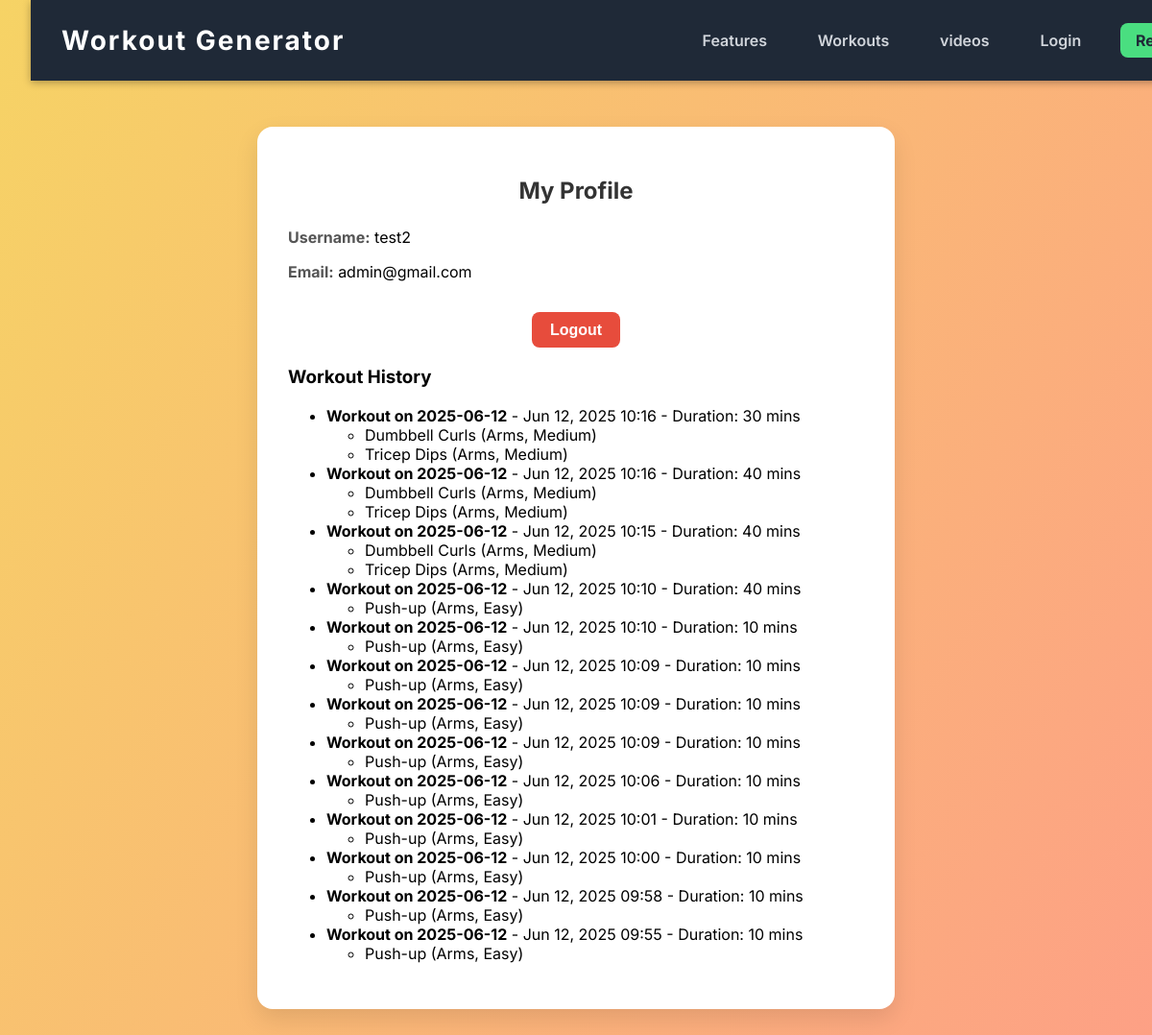
The page /users/profile-page/ (signed in) on the database its author committed.
### users/models.py (models this page shows, shortened)
class User(AbstractUser):
    email = models.EmailField(unique=True)
    USERNAME_FIELD = 'email'
    REQUIRED_FIELDS = ['username']

### workout/models.py (models this page shows, shortened)
class WorkoutPlan(models.Model):
    user = models.ForeignKey(settings.AUTH_USER_MODEL, on_delete=models.CASCADE)
    exercises = models.ManyToManyField('Exercise')
    duration = models.IntegerField(help_text="Total workout duration in minutes")
    difficulty = models.CharField(max_length=10, choices=[('easy', 'Easy'), ('medium', 'Medium'), ('hard', 'Hard')])
    category = models.CharField(max_length=20, choices=CATEGORIES)
    date_created = models.DateTimeField(auto_now_add=True)
    ordering = ['date_created']
    def __str__(self):
        if self.date_created:
            return f"Workout on {self.date_created.date()}"
        else:
            return "Workout (not saved yet)"

class Exercise(models.Model):
    name = models.CharField(max_length=100)
    category = models.CharField(max_length=20, choices=CATEGORIES)
    difficulty = models.CharField(max_length=10, choices=DIFFICULTY_LEVELS)
    duration = models.IntegerField(help_text="Duration in seconds (e.g., 30)")
    description = models.TextField()
    image = models.ImageField(upload_to='exercise_images/', blank=True, null=True)

### users/views.py (the view)
# urls.py: path('profile-page/', ProfilePageView.as_view(), name='profile'),
class ProfilePageView(LoginRequiredMixin, View):
    login_url = 'login'
    def get(self, request):
        serializer = ProfileSerializer(request.user)
        workouts = WorkoutPlan.objects.filter(user=request.user).order_by('-date_created')
        context = {
            'user': serializer.data,
            'workouts': workouts,  # pass queryset directly to template
        }
        return render(request, 'profile.html', context)

### templates/profile.html (shortened to what this page needs)
{% load static %}
<!DOCTYPE html>
<html lang="en">
<head>
</head>
<body>
  <header class="header">
    <div class="container">
      <div class="logo"><a href="{% url 'home' %}">Workout Generator</a></div>
      <nav class="nav">
        <ul>
          <li><a href="{% url 'home' %}#features">Features</a></li>
          <li><a href="{% url 'generate-form' %}">Workouts</a></li>
          <li><a href="{% url 'videos' %}">videos</a></li>
          {% if user.is_authenticated %}
            <li><a href="{% url 'profile' %}">Profile</a></li>
            <li>
              <form method="post" action="{% url 'logout' %}">
                {% csrf_token %}
                <button type="submit">Logout</button>
              </form>
            </li>
          {% else %}
            <li><a href="{% url 'login' %}">Login</a></li>
            <li><a href="{% url 'register' %}" class="btn-nav">Register</a></li>
          {% endif %}
        </ul>
      </nav>
    </div>
  </header>
  <div class="container1">
    <h2>My Profile</h2>
    <div class="profile-item">
      <span class="profile-label">Username:</span>
      <span>{{ user.username }}</span>
    </div>
    <div class="profile-item">
      <span class="profile-label">Email:</span>
      <span>{{ user.email }}</span>
    </div>
    <div class="logout">
      <form method="post" action="{% url 'logout' %}">
        <button type="submit">Logout</button>
      </form>
    </div>
    <h3>Workout History</h3>
{% if workouts %}
  <ul>
    {% for workout in workouts %}
      <li>
        <strong>{{ workout }}</strong> - {{ workout.date_created|date:"M d, Y H:i" }} - Duration: {{ workout.duration }} mins
        <ul>
          {% for exercise in workout.exercises.all %}
            <li>{{ exercise.name }} ({{ exercise.get_category_display }}, {{ exercise.get_difficulty_display }})</li>
          {% endfor %}
        </ul>
      </li>
    {% endfor %}
  </ul>
{% else %}
  <p>No workouts yet. Get started!</p>
{% endif %}
  </div>
</body>
</html>

### templates/profile.html (style rules this page uses)
header { background-color: #1f2937; color: #fff; padding: 1rem 2rem; position: fixed; top: 0; width: 100%; z-index: 999; box-shadow: 0 2px 8px rgba(0,0,0,0.3); display: flex; justify-content: center; }
.container { max-width: 1200px; width: 100%; display: flex; justify-content: space-between; align-items: center; }
.logo a { font-size: 1.75rem; font-weight: 700; color: #fff; text-decoration: none; letter-spacing: 2px; user-select: none; transition: color 0.3s ease; }
nav ul { display: flex; gap: 1.8rem; list-style: none; }
nav a { color: #d1d5db; text-decoration: none; font-weight: 600; font-size: 1rem; padding: 8px 12px; border-radius: 6px; transition: background-color 0.3s ease, color 0.3s ease; user-select: none; }
nav .btn-nav { background-color: #4ade80; color: #1f2937; font-weight: 700; padding: 8px 16px; border-radius: 8px; transition: background-color 0.3s ease; }
body { font-family: 'Inter', sans-serif; background: linear-gradient(120deg, #f6d365 0%, #fda085 100%); margin: 0; padding: 2rem; }
.container1 { max-width: 600px; margin: auto; background: white; padding: 2rem; border-radius: 1rem; box-shadow: 0 10px 25px rgba(0, 0, 0, 0.1); margin-top: 100px; }
h2 { text-align: center; margin-bottom: 1.5rem; color: #333; }
.profile-item { margin-bottom: 1rem; }
.profile-label { font-weight: bold; color: #555; }
.logout { display: flex; justify-content: center; margin-top: 2rem; }
.logout button { background-color: #e74c3c; color: #fff; border: none; padding: 0.6rem 1.2rem; font-size: 1rem; font-weight: bold; border-radius: 8px; cursor: pointer; transition: background 0.3s ease; }

### rows shown on the page
User: username "test2", email "admin@gmail.com"
WorkoutPlan: date_created "Workout on 2025-06-12", date_created "Jun 12, 2025 10:16", duration "30"
Exercise: name "Dumbbell Curls", category "Arms", difficulty "Medium"
Exercise: name "Tricep Dips", category "Arms", difficulty "Medium"
WorkoutPlan: date_created "Workout on 2025-06-12", date_created "Jun 12, 2025 10:16", duration "40"
WorkoutPlan: date_created "Workout on 2025-06-12", date_created "Jun 12, 2025 10:15", duration "40"
WorkoutPlan: date_created "Workout on 2025-06-12", date_created "Jun 12, 2025 10:10", duration "40"
Exercise: name "Push-up", category "Arms", difficulty "Easy"
WorkoutPlan: date_created "Workout on 2025-06-12", date_created "Jun 12, 2025 10:10", duration "10"
WorkoutPlan: date_created "Workout on 2025-06-12", date_created "Jun 12, 2025 10:09", duration "10"
WorkoutPlan: date_created "Workout on 2025-06-12", date_created "Jun 12, 2025 10:09", duration "10"
WorkoutPlan: date_created "Workout on 2025-06-12", date_created "Jun 12, 2025 10:09", duration "10"
WorkoutPlan: date_created "Workout on 2025-06-12", date_created "Jun 12, 2025 10:06", duration "10"
WorkoutPlan: date_created "Workout on 2025-06-12", date_created "Jun 12, 2025 10:01", duration "10"
WorkoutPlan: date_created "Workout on 2025-06-12", date_created "Jun 12, 2025 10:00", duration "10"
WorkoutPlan: date_created "Workout on 2025-06-12", date_created "Jun 12, 2025 09:58", duration "10"
WorkoutPlan: date_created "Workout on 2025-06-12", date_created "Jun 12, 2025 09:55", duration "10"
